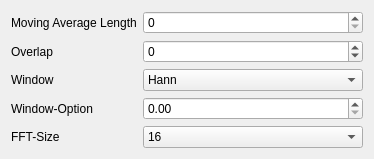
                  <widget class="QWidget" name="scrollAreaWidgetContents_5">
                   <property name="geometry">
                    <rect>
                     <x>0</x>
                     <y>0</y>
                     <width>374</width>
                     <height>155</height>
                    </rect>
                   </property>
                   <layout class="QFormLayout" name="formLayout_2">
                    <item row="0" column="0">
                     <widget class="QLabel" name="moviingAverageLengthLabel">
                      <property name="text">
                       <string>Moving Average Length</string>
                      </property>
                     </widget>
                    </item>
                    <item row="0" column="1">
                     <widget class="QSpinBox" name="welch_mov_avg">
                      <property name="maximum">
                       <number>9999</number>
                      </property>
                     </widget>
                    </item>
                    <item row="1" column="0">
                     <widget class="QLabel" name="overlapLabel">
                      <property name="text">
                       <string>Overlap</string>
                      </property>
                     </widget>
                    </item>
                    <item row="1" column="1">
                     <widget class="QSpinBox" name="welch_overlap">
                      <property name="minimum">
                       <number>-1</number>
                      </property>
                      <property name="maximum">
                       <number>32765</number>
                      </property>
                     </widget>
                    </item>
                    <item row="2" column="0">
                     <widget class="QLabel" name="welch_win">
                      <property name="text">
                       <string>Window</string>
                      </property>
                     </widget>
                    </item>
                    <item row="2" column="1">
                     <widget class="QComboBox" name="welch_window">
                      <item>
                       <property name="text">
                        <string>Hann</string>
                       </property>
                      </item>
                      <item>
                       <property name="text">
                        <string>Hamming</string>
                       </property>
                      </item>
                      <item>
                       <property name="text">
                        <string>Kaiser</string>
                       </property>
                      </item>
                      <item>
                       <property name="text">
                        <string>Blackman</string>
                       </property>
                      </item>
                      <item>
                       <property name="text">
                        <string>Blackman-Harris</string>
                       </property>
                      </item>
                      <item>
                       <property name="text">
                        <string>Rectangular</string>
                       </property>
                      </item>
                     </widget>
                    </item>
                    <item row="3" column="0">
                     <widget class="QLabel" name="windowOptionLabel">
                      <property name="text">
                       <string>Window-Option</string>
                      </property>
                     </widget>
                    </item>
                    <item row="3" column="1">
                     <widget class="QDoubleSpinBox" name="welch_window_option"/>
                    </item>
                    <item row="4" column="0">
                     <widget class="QLabel" name="fFTSizeLabel">
                      <property name="text">
                       <string>FFT-Size</string>
                      </property>
                     </widget>
                    </item>
                    <item row="4" column="1">
                     <widget class="QComboBox" name="welch_fft_size">
                      <item>
                       <property name="text">
                        <string>16</string>
                       </property>
                      </item>
                      <item>
                       <property name="text">
                        <string>32</string>
                       </property>
                      </item>
                      <item>
                       <property name="text">
                        <string>64</string>
                       </property>
                      </item>
                      <item>
                       <property name="text">
                        <string>128</string>
                       </property>
                      </item>
                      <item>
                       <property name="text">
                        <string>256</string>
                       </property>
                      </item>
                      <item>
                       <property name="text">
                        <string>512</string>
                       </property>
                      </item>
                      <item>
                       <property name="text">
                        <string>1024</string>
                       </property>
                      </item>
                      <item>
                       <property name="text">
                        <string>2048</string>
                       </property>
                      </item>
                      <item>
                       <property name="text">
                        <string>4096</string>
                       </property>
                      </item>
                      <item>
                       <property name="text">
                        <string>8192</string>
                       </property>
                      </item>
                      <item>
                       <property name="text">
                        <string>16384</string>
                       </property>
                      </item>
                      <item>
                       <property name="text">
                        <string>32768</string>
                       </property>
                      </item>
                      <item>
                       <property name="text">
                        <string>65536</string>
                       </property>
                      </item>
                     </widget>
                    </item>
                   </layout>
                  </widget>
